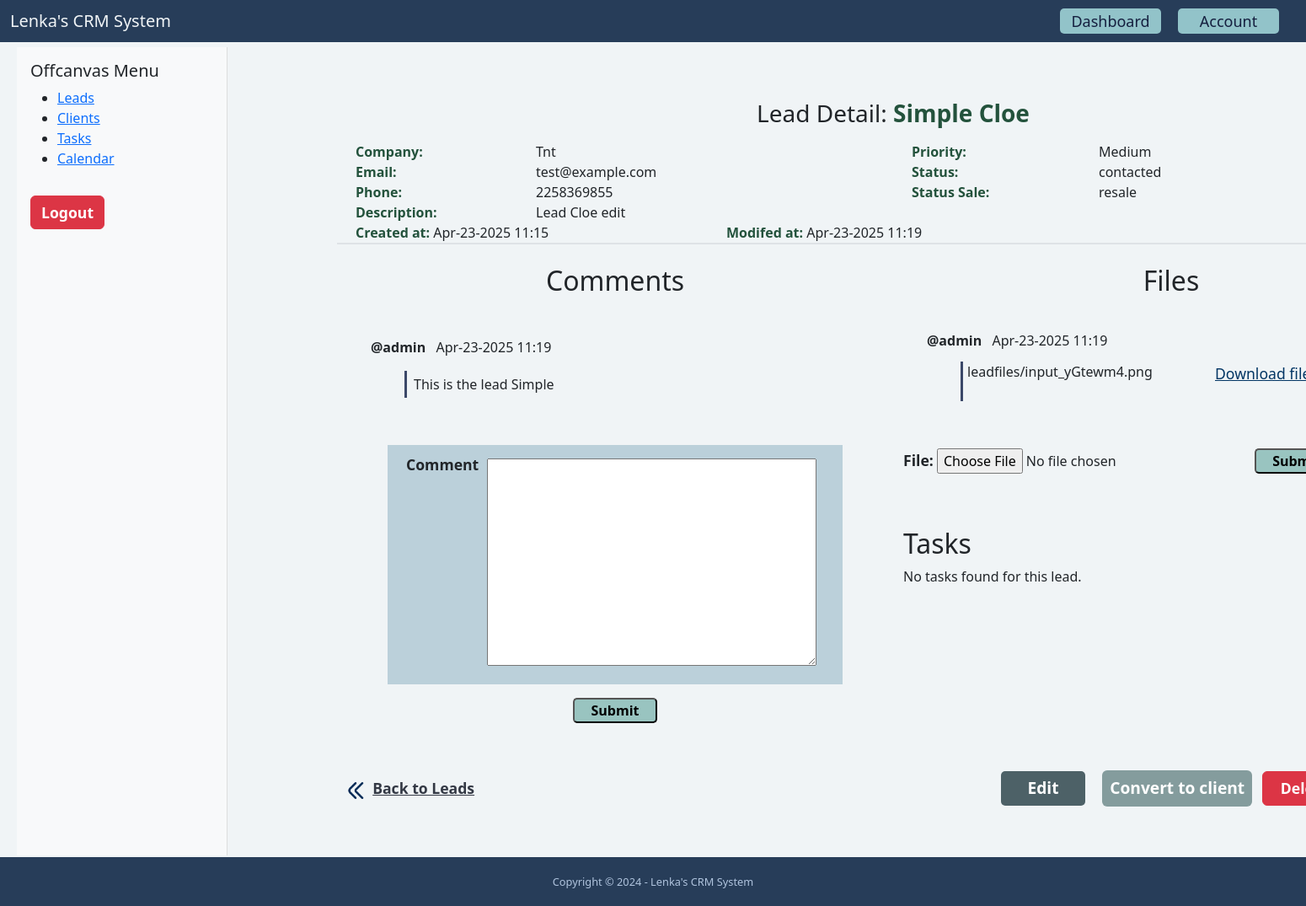
/dashboard/leads/10/ (signed in), run on the app's committed database.
### lead/models.py (models this page shows, shortened)
class Lead(models.Model):
    LOW = 'low'
    MEDIUM = 'medium'
    HIGH = 'high'
    CHOICES_PRIORITY = (
        (LOW, 'Low'),
        (MEDIUM, 'Medium'),
        (HIGH, 'High'),
    )
    NEW = 'new'
    CONTACTED = 'contacted'
    WON = 'won'
    LOST = 'lost'
    CHOICES_STATUS = (
        (NEW, 'New'),
        (CONTACTED, 'Contacted'),
        (WON, 'Won'),
        (LOST, 'Lost'),
    )
    resale = 'resale'
    direct = 'direct'
    STATUS = (
        (resale, 'Resale'),
        (direct, 'Direct'),
    )
    first_name = models.CharField(max_length=255)
    last_name = models.CharField(max_length=255)
    company = models.CharField(max_length=255, blank=True, null=True)
    status_sale = models.CharField(max_length=255, choices=STATUS, default='', blank=True, null=True)
    email = models.EmailField()
    phone = models.CharField(max_length=50)
    address = models.CharField(max_length=255, blank=True)
    city = models.CharField(max_length=255, blank=True)
    zipcode = models.CharField(max_length=255, blank=True)
    country = models.CharField(max_length=255, blank=True)
    description = models.TextField(blank=True)
    priority = models.CharField(max_length=255, choices=CHOICES_PRIORITY, default=MEDIUM)
    status = models.CharField(max_length=255, choices=CHOICES_STATUS, default=NEW)
    converted_to_client = models.BooleanField(default=False)
    created_at = models.DateTimeField(auto_now_add=True)
    created_by = models.ForeignKey(User, related_name='leads', on_delete=models.CASCADE)
    modified_at = models.DateTimeField(auto_now=True)
    class Meta:
        ordering = ['-created_at']

class Comment(models.Model):
    lead = models.ForeignKey(Lead, related_name='comments', on_delete=models.CASCADE)
    content = models.TextField(blank=True, null=True)
    created_by = models.ForeignKey(User, related_name='lead_comments', on_delete=models.CASCADE)
    created_at = models.DateTimeField(auto_now_add=True)

class LeadFile(models.Model):
    lead = models.ForeignKey(Lead, related_name='files', on_delete=models.CASCADE)
    file = models.FileField(upload_to='leadfiles')
    created_by = models.ForeignKey(User, related_name='lead_files', on_delete=models.CASCADE)
    created_at = models.DateTimeField(auto_now_add=True)

### lead/views.py (the view)
# urls.py: path('<int:pk>/', LeadDetailView.as_view(), name='detail'),
class LeadDetailView(LoginRequiredMixin, DetailView):
    model = Lead
    def get_context_data(self, **kwargs):
        context = super().get_context_data(**kwargs)
        context['form'] = AddCommentForm()
        context['tasks'] = Task.objects.filter(lead_id=self.kwargs.get('pk'))
        context['fileform'] = AddFileForm()
        return context
    def get_queryset(self):
        queryset = super(LeadDetailView, self).get_queryset()
        return queryset.filter(created_by=self.request.user, pk=self.kwargs.get('pk'))

### lead/forms.py
class AddCommentForm(forms.ModelForm):
    class Meta:
        model = Comment
        fields = ('content',)

class AddFileForm(forms.ModelForm):
    class Meta:
        model = LeadFile
        fields = ('file',)

### lead/templates/lead/lead_detail.html (shortened to what this page needs)
{% extends 'base.html' %}
{% load static %}
{% block content %}
    {% block css %}
    	<link rel="stylesheet" href="{% static 'lead/css/lead.css' %}">
    {% endblock %}
    {% include 'core/partials/offcanvas_menu.html' %}
	<div class="container content-lead">
        <div class="row mx-lg-5">
             <div class="col-lg-12">
                 <div class="text-center">
                     <h3 class="py-2">Lead Detail: <span class="span-h3">{{ lead.last_name }} {{ lead.first_name }}</span></h3>
                 </div>
             </div>
        </div>
        <div class="row">
            <div class="col-6">
                <div class="row">
                    <div class="row">
                        <div class="col-lg-4">
                            <span class="lead-span">Company:</span>
                        </div>
                        <div class="col-lg-8 px-lg-4">
                            {{ lead.company }}
                        </div>
                    </div>
                    <div class="row">
                        <div class="col-lg-4">
                            <span class="lead-span">Email:</span>
                        </div>
                        <div class="col-lg-8 px-lg-4">
                            {{ lead.email }}
                        </div>
                    </div>
                    <div class="row">
                        <div class="col-lg-4">
                            <span class="lead-span">Phone:</span>
                        </div>
                        <div class="col-lg-8 px-lg-4">
                            {{ lead.phone }}
                        </div>
                    </div>
                    {% if lead.description %}
                        <div class="row">
                            <div class="col-lg-4">
                                <span class="lead-span">Description:</span>
                            </div>
                            <div class="col-lg-8 px-lg-4">
                                {{ lead.description }}
                            </div>
                        </div>
                    {% endif %}
                </div>
            </div>
            <div class="col-6">
                <div class="row">
                    <div class="col-lg-4">
                        <span class="lead-span">Priority:</span>
                    </div>
                    <div class="col-lg-8 px-lg-4">
                        {{ lead.get_priority_display }}
                    </div>
                </div>
                <div class="row">
                    <div class="col-lg-4">
                        <span class="lead-span">Status:</span>
                    </div>
                    <div class="col-lg-8 px-lg-4">
                        {{ lead.status }}
                    </div>
                </div>
                <div class="row">
                    <div class="col-lg-4">
                        <span class="lead-span">Status Sale:</span>
                    </div>
                    <div class="col-lg-8 px-lg-4">
                        {{ lead.status_sale }}
                    </div>
                </div>
            </div>
        </div>
        <div class="row justify-content-start">
            <div class="col-lg-12">
                <div class="row">
                    <div class="col-lg-4">
                        <span class="lead-span">Created at: </span>{{ lead.created_at|date:"M-d-Y H:i" }}
                    </div>
                    <div class="col-lg-4">
                        <span class="lead-span">Modifed at: </span>{{ lead.modified_at|date:"M-d-Y H:i" }}
                    </div>
                </div>
            </div>
        </div>
        <div class="row justify-content-center border-top border-2">
            <div class="col-lg-6">
                <div class="row">
                    <div class="col-lg-12">
                        <div class="text-center">
                            <h2 class="pt-2 mt-3">Comments</h2>
                        </div>
                    </div>
                </div>
                <div class="row mx-2 mt-3 py-3">
                    {% for comment in lead.comments.all %}
                        <div class="col-lg-12">
                            <p class="comment mt-2"><strong class="px-2">@{{ comment.created_by }}</strong>
                                {{ comment.created_at|date:"M-d-Y H:i" }}</p>
                            <p class="comment-p mx-5 px-2 py-1">{{ comment.content }}</p>
                        </div>
                    {% endfor %}
                </div>
                <div class="row my-3 py-2">
                    <form method="post" action="{% url 'lead:add_comment' lead.id %}">
                            <div class="col-lg-12  d-flex align-items-start">
                                <div class="row mx-5 comment-row justify-content-center">
                                    <div class="col-lg-2">
                                        <label class="comment-label">Comment</label>
                                    </div>
                                    <div class="col-lg-10">
                                       <div class="comment-form mx-3 my-3">{{ form.content }}</div>
                                    </div>
                                </div>
                            </div>
                        <div class="row">
                            <div class="text-center">
                                <button class="comment-btn my-3">Submit</button>
                            </div>
                        </div>
                    </form>
                </div>
            </div>
            <div class="col-lg-6">
                <div class="row">
                    <div class="col-lg-12">
                        <div class="text-center">
                            <h2 class="pt-2 mt-3">Files</h2>
                        </div>
                    </div>
                </div>
                <div class="row mx-2 mt-2 py-3">
                    {% for file in lead.files.all %}
                        <div class="col-lg-12">
                            <div class="row">
                                <div class="col-12 mt-2">
                                    <strong class="px-2">@{{ file.created_by }}</strong>
                                    {{ file.created_at|date:"M-d-Y H:i" }}
                                </div>
                            </div>
                            <div class="row mx-5 justify-content-center">
                                <div class="files-p col-6">
                                    {{ file.file }}
                                </div>
                                <div class="col-6">
                                    <a href="{{ file.file.url }}" class="download-a">Download files</a>
                                </div>
                            </div>
                        </div>
                    {% endfor %}
                </div>
                <div class="row my-3 py-2">
                    <form method="post" action="{% url 'lead:add_file' lead.id %}" enctype="multipart/form-data">
                        <div class="col-lg-12  d-flex align-items-start">
                            <div class="row">
                                <div class="col-10 py-3">{{ fileform.as_p }}</div>
                                <div class="col-2 py-3">
                                    <button class="comment-btn">Submit</button>
                                </div>
                            </div>
                        </div>
                    </form>
                </div>
                <div class="row my-3 py-2">
                    <h2>Tasks</h2>
                    <ul>
                        {% for task in tasks %}
                            <li>
                                <a href="{% url 'task:task_detail' task.pk %}"><strong>{{ task.title }}</strong></a>
                                <p>Due: {{ task.due_date }}</p>
                                <p>Status: {{ task.status }}</p>
                                <p>Description: {{ task.description }}</p>
                            </li>
                        {% empty %}
                            <p>No tasks found for this lead.</p>
                        {% endfor %}
                    </ul>
                </div>
            </div>
        </div>
        <div class="row pt-2">
            <div class="col-lg-6">
                <div class="py-3">
                    <img src="{% static 'lead/images/arrow.png' %}" alt="arrow" class="arrow-icon" height="20">
                    <a class="lead-a" href="{% url 'lead:list' %}">Back to Leads</a>
                </div>
            </div>
            <div class="col-lg-6">
                <div class="row px-lg-5 mx-lg-5 py-lg-2">
                    <form id="lead_delete_form" method="post" action="{% url 'lead:delete' lead.id %}">
                        <button class="btn custom-btn mx-2 px-2">
                            <a href="{% url 'lead:edit' lead.id %}" class="a-edit">Edit</a>
                        </button>
                        <button class="btn btn-convert mx-2 px-2">
                            <a href="#" id="convert">Convert to client</a>
                        </button>
                        <button class="btn btn-danger" style="width: 100px;">
                            <a href="#" onclick="document.getElementById('lead_delete_form').submit();"
                               class="btn-danger">Delete</a>
                        </button>
                    </form>
                </div>
            </div>
        </div>
	</div>
{% endblock %}

### static/styles.css (style rules this page uses)
html, body { height: 100%; margin: 0; }
body { background-color: #f0f4f6; position: relative; padding-bottom: 58px; min-height: 100vh; }
.custom-btn { background-color: #4d6167; border: none; border-radius: 5px; width: 100px; color: white; font-weight: bold; font-size: 1.2rem; }
.a-edit { color: white; text-decoration: none; }
label { font-weight: bold; font-size: 1.1rem; }
.container { margin-top: 80px; margin-bottom: 80px; }

### lead/static/lead/css/lead.css (style rules this page uses)
.btn-danger { color: #fff; font-size: 1.1rem; font-weight: bold; text-decoration: none; }
.span-h3 { font-weight: bold; color: #23523c; }
.lead-span { font-weight: bold; color: #23523c; margin-left: 10px; }
.content-lead { margin-left: 380px; }
.comment-p { border-left: 3px solid #3b4869; }
.comment-label { font-weight: bold; font-size: 1.1rem; margin: 5px; padding: 5px; }
.comment-row { background-color: #bbd0da; }
.comment-btn { background-color: rgba(113, 175, 167, 0.68); text-align: center; border-radius: 5px; width: 100px; font-weight: bold; }
.download-a { padding-left: 40px; font-size: 1.1rem; color: #023564; }
.files-p { border-left: 3px solid #3b4869; height: auto; padding: 0 5px; margin-top: 13px; }
.lead-a { color: #333844; font-size: 1.1rem; font-weight: bold; padding-left: 6px; }
.btn-convert { background-color: #849c9d; }
#convert { text-decoration: none; color: white; font-weight: bold; font-size: 1.2rem; }

### data on the page
Lead: last_name "Simple", first_name "Cloe", company "Tnt", email "test@example.com", phone "2258369855", description "Lead Cloe edit", priority "Medium", status "contacted", status_sale "resale", created_at "Apr-23-2025 11:15", modified_at "Apr-23-2025 11:19"
Comment: created_by "admin", created_at "Apr-23-2025 11:19", content "This is the lead Simple"
LeadFile: created_by "admin", created_at "Apr-23-2025 11:19", file "leadfiles/input_yGtewm4.png"
